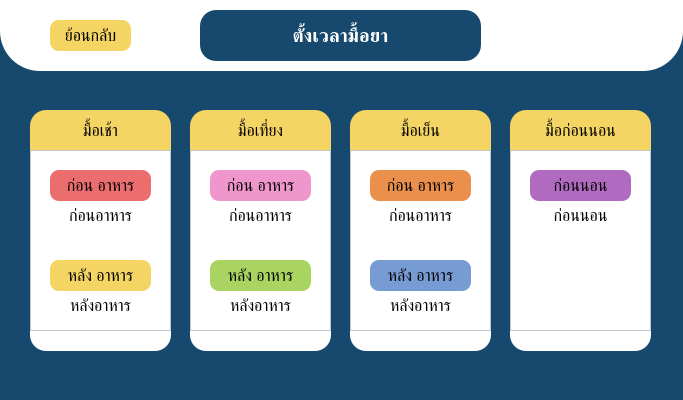
<?xml version="1.0" encoding="UTF-8"?>
<ui version="4.0">
 <class>select_time</class>
 <widget class="QMainWindow" name="select_time">
  <property name="geometry">
   <rect>
    <x>0</x>
    <y>0</y>
    <width>683</width>
    <height>400</height>
   </rect>
  </property>
  <property name="windowTitle">
   <string>ตั้งเวลามื้อยา</string>
  </property>
  <property name="styleSheet">
   <string notr="true">
background-color: rgb(23, 73, 110);</string>
  </property>
  <widget class="QWidget" name="centralwidget">
   <widget class="QFrame" name="frame">
    <property name="geometry">
     <rect>
      <x>0</x>
      <y>-60</y>
      <width>683</width>
      <height>131</height>
     </rect>
    </property>
    <property name="styleSheet">
     <string notr="true">border-radius: 40px;
background-color: rgb(255, 255, 255);</string>
    </property>
    <property name="frameShape">
     <enum>QFrame::StyledPanel</enum>
    </property>
    <property name="frameShadow">
     <enum>QFrame::Raised</enum>
    </property>
    <widget class="QLabel" name="label">
     <property name="geometry">
      <rect>
       <x>200</x>
       <y>70</y>
       <width>281</width>
       <height>51</height>
      </rect>
     </property>
     <property name="font">
      <font>
       <pointsize>14</pointsize>
       <weight>75</weight>
       <bold>true</bold>
      </font>
     </property>
     <property name="styleSheet">
      <string notr="true">border-radius: 16px;
color: rgb(255, 255, 255);
background-color: rgb(23, 73, 110);</string>
     </property>
     <property name="frameShape">
      <enum>QFrame::Box</enum>
     </property>
     <property name="lineWidth">
      <number>1</number>
     </property>
     <property name="text">
      <string>ตั้งเวลามื้อยา</string>
     </property>
     <property name="textFormat">
      <enum>Qt::AutoText</enum>
     </property>
     <property name="scaledContents">
      <bool>false</bool>
     </property>
     <property name="alignment">
      <set>Qt::AlignCenter</set>
     </property>
     <property name="wordWrap">
      <bool>true</bool>
     </property>
    </widget>
    <widget class="QPushButton" name="add_back_pushButton">
     <property name="geometry">
      <rect>
       <x>50</x>
       <y>80</y>
       <width>81</width>
       <height>31</height>
      </rect>
     </property>
     <property name="font">
      <font>
       <pointsize>12</pointsize>
      </font>
     </property>
     <property name="styleSheet">
      <string notr="true">border-radius: 9px;
color: rgb(0, 0, 0);
background-color: rgb(244, 212, 99);</string>
     </property>
     <property name="text">
      <string>ย้อนกลับ</string>
     </property>
    </widget>
   </widget>
   <widget class="QFrame" name="frame_9">
    <property name="geometry">
     <rect>
      <x>350</x>
      <y>150</y>
      <width>141</width>
      <height>181</height>
     </rect>
    </property>
    <property name="styleSheet">
     <string notr="true">background-color: rgb(255, 255, 255);</string>
    </property>
    <property name="frameShape">
     <enum>QFrame::StyledPanel</enum>
    </property>
    <property name="frameShadow">
     <enum>QFrame::Raised</enum>
    </property>
    <widget class="QLabel" name="bd_label">
     <property name="geometry">
      <rect>
       <x>10</x>
       <y>50</y>
       <width>121</width>
       <height>31</height>
      </rect>
     </property>
     <property name="font">
      <font>
       <pointsize>12</pointsize>
      </font>
     </property>
     <property name="text">
      <string>ก่อนอาหาร</string>
     </property>
     <property name="alignment">
      <set>Qt::AlignCenter</set>
     </property>
    </widget>
    <widget class="QLabel" name="ad_label">
     <property name="geometry">
      <rect>
       <x>10</x>
       <y>140</y>
       <width>121</width>
       <height>31</height>
      </rect>
     </property>
     <property name="font">
      <font>
       <pointsize>12</pointsize>
      </font>
     </property>
     <property name="text">
      <string>หลังอาหาร</string>
     </property>
     <property name="alignment">
      <set>Qt::AlignCenter</set>
     </property>
    </widget>
   </widget>
   <widget class="QFrame" name="frame_12">
    <property name="geometry">
     <rect>
      <x>510</x>
      <y>150</y>
      <width>141</width>
      <height>181</height>
     </rect>
    </property>
    <property name="styleSheet">
     <string notr="true">background-color: rgb(255, 255, 255);</string>
    </property>
    <property name="frameShape">
     <enum>QFrame::StyledPanel</enum>
    </property>
    <property name="frameShadow">
     <enum>QFrame::Raised</enum>
    </property>
    <widget class="QLabel" name="bbed_label">
     <property name="geometry">
      <rect>
       <x>10</x>
       <y>50</y>
       <width>121</width>
       <height>31</height>
      </rect>
     </property>
     <property name="font">
      <font>
       <pointsize>12</pointsize>
      </font>
     </property>
     <property name="text">
      <string>ก่อนนอน</string>
     </property>
     <property name="alignment">
      <set>Qt::AlignCenter</set>
     </property>
    </widget>
   </widget>
   <widget class="QFrame" name="frame_5">
    <property name="geometry">
     <rect>
      <x>30</x>
      <y>150</y>
      <width>141</width>
      <height>181</height>
     </rect>
    </property>
    <property name="styleSheet">
     <string notr="true">background-color: rgb(255, 255, 255);</string>
    </property>
    <property name="frameShape">
     <enum>QFrame::StyledPanel</enum>
    </property>
    <property name="frameShadow">
     <enum>QFrame::Raised</enum>
    </property>
    <widget class="QLabel" name="bb_label">
     <property name="geometry">
      <rect>
       <x>10</x>
       <y>50</y>
       <width>121</width>
       <height>31</height>
      </rect>
     </property>
     <property name="font">
      <font>
       <pointsize>12</pointsize>
      </font>
     </property>
     <property name="text">
      <string>ก่อนอาหาร</string>
     </property>
     <property name="alignment">
      <set>Qt::AlignCenter</set>
     </property>
    </widget>
    <widget class="QLabel" name="ab_label">
     <property name="geometry">
      <rect>
       <x>10</x>
       <y>140</y>
       <width>121</width>
       <height>31</height>
      </rect>
     </property>
     <property name="font">
      <font>
       <pointsize>12</pointsize>
      </font>
     </property>
     <property name="text">
      <string>หลังอาหาร</string>
     </property>
     <property name="alignment">
      <set>Qt::AlignCenter</set>
     </property>
    </widget>
   </widget>
   <widget class="QFrame" name="frame_8">
    <property name="geometry">
     <rect>
      <x>350</x>
      <y>310</y>
      <width>141</width>
      <height>41</height>
     </rect>
    </property>
    <property name="styleSheet">
     <string notr="true">border-radius: 16px;
background-color: rgb(255, 255, 255);</string>
    </property>
    <property name="frameShape">
     <enum>QFrame::StyledPanel</enum>
    </property>
    <property name="frameShadow">
     <enum>QFrame::Raised</enum>
    </property>
   </widget>
   <widget class="QFrame" name="frame_10">
    <property name="geometry">
     <rect>
      <x>350</x>
      <y>110</y>
      <width>141</width>
      <height>61</height>
     </rect>
    </property>
    <property name="styleSheet">
     <string notr="true">border-radius: 16px;
background-color: rgb(244, 212, 99);</string>
    </property>
    <property name="frameShape">
     <enum>QFrame::StyledPanel</enum>
    </property>
    <property name="frameShadow">
     <enum>QFrame::Raised</enum>
    </property>
    <widget class="QLabel" name="d_label">
     <property name="geometry">
      <rect>
       <x>10</x>
       <y>0</y>
       <width>121</width>
       <height>41</height>
      </rect>
     </property>
     <property name="font">
      <font>
       <pointsize>12</pointsize>
      </font>
     </property>
     <property name="text">
      <string>มื้อเย็น</string>
     </property>
     <property name="alignment">
      <set>Qt::AlignCenter</set>
     </property>
    </widget>
   </widget>
   <widget class="QFrame" name="frame_2">
    <property name="geometry">
     <rect>
      <x>30</x>
      <y>110</y>
      <width>141</width>
      <height>61</height>
     </rect>
    </property>
    <property name="styleSheet">
     <string notr="true">border-radius: 16px;
background-color: rgb(244, 212, 99);</string>
    </property>
    <property name="frameShape">
     <enum>QFrame::StyledPanel</enum>
    </property>
    <property name="frameShadow">
     <enum>QFrame::Raised</enum>
    </property>
    <widget class="QLabel" name="b_label">
     <property name="geometry">
      <rect>
       <x>10</x>
       <y>0</y>
       <width>121</width>
       <height>41</height>
      </rect>
     </property>
     <property name="font">
      <font>
       <pointsize>12</pointsize>
      </font>
     </property>
     <property name="text">
      <string>มื้อเช้า</string>
     </property>
     <property name="alignment">
      <set>Qt::AlignCenter</set>
     </property>
    </widget>
   </widget>
   <widget class="QFrame" name="frame_13">
    <property name="geometry">
     <rect>
      <x>510</x>
      <y>310</y>
      <width>141</width>
      <height>41</height>
     </rect>
    </property>
    <property name="styleSheet">
     <string notr="true">border-radius: 16px;
background-color: rgb(255, 255, 255);</string>
    </property>
    <property name="frameShape">
     <enum>QFrame::StyledPanel</enum>
    </property>
    <property name="frameShadow">
     <enum>QFrame::Raised</enum>
    </property>
   </widget>
   <widget class="QFrame" name="frame_6">
    <property name="geometry">
     <rect>
      <x>190</x>
      <y>150</y>
      <width>141</width>
      <height>181</height>
     </rect>
    </property>
    <property name="styleSheet">
     <string notr="true">background-color: rgb(255, 255, 255);</string>
    </property>
    <property name="frameShape">
     <enum>QFrame::StyledPanel</enum>
    </property>
    <property name="frameShadow">
     <enum>QFrame::Raised</enum>
    </property>
    <widget class="QLabel" name="bl_label">
     <property name="geometry">
      <rect>
       <x>10</x>
       <y>50</y>
       <width>121</width>
       <height>31</height>
      </rect>
     </property>
     <property name="font">
      <font>
       <pointsize>12</pointsize>
      </font>
     </property>
     <property name="text">
      <string>ก่อนอาหาร</string>
     </property>
     <property name="alignment">
      <set>Qt::AlignCenter</set>
     </property>
    </widget>
    <widget class="QLabel" name="al_label">
     <property name="geometry">
      <rect>
       <x>10</x>
       <y>140</y>
       <width>121</width>
       <height>31</height>
      </rect>
     </property>
     <property name="font">
      <font>
       <pointsize>12</pointsize>
      </font>
     </property>
     <property name="text">
      <string>หลังอาหาร</string>
     </property>
     <property name="alignment">
      <set>Qt::AlignCenter</set>
     </property>
    </widget>
   </widget>
   <widget class="QFrame" name="frame_7">
    <property name="geometry">
     <rect>
      <x>190</x>
      <y>310</y>
      <width>141</width>
      <height>41</height>
     </rect>
    </property>
    <property name="styleSheet">
     <string notr="true">border-radius: 16px;
background-color: rgb(255, 255, 255);</string>
    </property>
    <property name="frameShape">
     <enum>QFrame::StyledPanel</enum>
    </property>
    <property name="frameShadow">
     <enum>QFrame::Raised</enum>
    </property>
   </widget>
   <widget class="QFrame" name="frame_4">
    <property name="geometry">
     <rect>
      <x>30</x>
      <y>310</y>
      <width>141</width>
      <height>41</height>
     </rect>
    </property>
    <property name="styleSheet">
     <string notr="true">border-radius: 16px;
background-color: rgb(255, 255, 255);</string>
    </property>
    <property name="frameShape">
     <enum>QFrame::StyledPanel</enum>
    </property>
    <property name="frameShadow">
     <enum>QFrame::Raised</enum>
    </property>
   </widget>
   <widget class="QFrame" name="frame_11">
    <property name="geometry">
     <rect>
      <x>510</x>
      <y>110</y>
      <width>141</width>
      <height>61</height>
     </rect>
    </property>
    <property name="styleSheet">
     <string notr="true">border-radius: 16px;
background-color: rgb(244, 212, 99);</string>
    </property>
    <property name="frameShape">
     <enum>QFrame::StyledPanel</enum>
    </property>
    <property name="frameShadow">
     <enum>QFrame::Raised</enum>
    </property>
    <widget class="QLabel" name="bed_label">
     <property name="geometry">
      <rect>
       <x>20</x>
       <y>0</y>
       <width>101</width>
       <height>41</height>
      </rect>
     </property>
     <property name="font">
      <font>
       <pointsize>12</pointsize>
      </font>
     </property>
     <property name="text">
      <string>มื้อก่อนนอน</string>
     </property>
     <property name="alignment">
      <set>Qt::AlignCenter</set>
     </property>
    </widget>
   </widget>
   <widget class="QFrame" name="frame_3">
    <property name="geometry">
     <rect>
      <x>190</x>
      <y>110</y>
      <width>141</width>
      <height>61</height>
     </rect>
    </property>
    <property name="styleSheet">
     <string notr="true">border-radius: 16px;
background-color: rgb(244, 212, 99);</string>
    </property>
    <property name="frameShape">
     <enum>QFrame::StyledPanel</enum>
    </property>
    <property name="frameShadow">
     <enum>QFrame::Raised</enum>
    </property>
    <widget class="QLabel" name="l_label">
     <property name="geometry">
      <rect>
       <x>10</x>
       <y>0</y>
       <width>121</width>
       <height>41</height>
      </rect>
     </property>
     <property name="font">
      <font>
       <pointsize>12</pointsize>
      </font>
     </property>
     <property name="text">
      <string>มื้อเที่ยง</string>
     </property>
     <property name="alignment">
      <set>Qt::AlignCenter</set>
     </property>
    </widget>
   </widget>
   <widget class="QPushButton" name="bb_pushButton">
    <property name="geometry">
     <rect>
      <x>50</x>
      <y>170</y>
      <width>101</width>
      <height>31</height>
     </rect>
    </property>
    <property name="font">
     <font>
      <pointsize>12</pointsize>
     </font>
    </property>
    <property name="styleSheet">
     <string notr="true">border-radius: 9px;
color: rgb(0, 0, 0);
background-color: rgb(235, 109, 109);</string>
    </property>
    <property name="text">
     <string>ก่อน อาหาร</string>
    </property>
   </widget>
   <widget class="QPushButton" name="ab_pushButton">
    <property name="geometry">
     <rect>
      <x>50</x>
      <y>260</y>
      <width>101</width>
      <height>31</height>
     </rect>
    </property>
    <property name="font">
     <font>
      <pointsize>12</pointsize>
     </font>
    </property>
    <property name="styleSheet">
     <string notr="true">border-radius: 9px;
color: rgb(0, 0, 0);
background-color: rgb(244, 212, 99);</string>
    </property>
    <property name="text">
     <string>หลัง อาหาร</string>
    </property>
   </widget>
   <widget class="QPushButton" name="bl_pushButton">
    <property name="geometry">
     <rect>
      <x>210</x>
      <y>170</y>
      <width>101</width>
      <height>31</height>
     </rect>
    </property>
    <property name="font">
     <font>
      <pointsize>12</pointsize>
     </font>
    </property>
    <property name="styleSheet">
     <string notr="true">border-radius: 9px;
color: rgb(0, 0, 0);
background-color: rgb(239, 151, 204);
</string>
    </property>
    <property name="text">
     <string>ก่อน อาหาร</string>
    </property>
   </widget>
   <widget class="QPushButton" name="al_pushButton">
    <property name="geometry">
     <rect>
      <x>210</x>
      <y>260</y>
      <width>101</width>
      <height>31</height>
     </rect>
    </property>
    <property name="font">
     <font>
      <pointsize>12</pointsize>
     </font>
    </property>
    <property name="styleSheet">
     <string notr="true">border-radius: 9px;
color: rgb(0, 0, 0);
background-color: rgb(169, 212, 98);</string>
    </property>
    <property name="text">
     <string>หลัง อาหาร</string>
    </property>
   </widget>
   <widget class="QPushButton" name="bd_pushButton">
    <property name="geometry">
     <rect>
      <x>370</x>
      <y>170</y>
      <width>101</width>
      <height>31</height>
     </rect>
    </property>
    <property name="font">
     <font>
      <pointsize>12</pointsize>
     </font>
    </property>
    <property name="styleSheet">
     <string notr="true">border-radius: 9px;
color: rgb(0, 0, 0);
background-color: rgb(235, 143, 76);
</string>
    </property>
    <property name="text">
     <string>ก่อน อาหาร</string>
    </property>
   </widget>
   <widget class="QPushButton" name="ad_pushButton">
    <property name="geometry">
     <rect>
      <x>370</x>
      <y>260</y>
      <width>101</width>
      <height>31</height>
     </rect>
    </property>
    <property name="font">
     <font>
      <pointsize>12</pointsize>
     </font>
    </property>
    <property name="styleSheet">
     <string notr="true">border-radius: 9px;
color: rgb(0, 0, 0);
background-color: rgb(119, 156, 212);
</string>
    </property>
    <property name="text">
     <string>หลัง อาหาร</string>
    </property>
   </widget>
   <widget class="QPushButton" name="bbed_pushButton">
    <property name="geometry">
     <rect>
      <x>530</x>
      <y>170</y>
      <width>101</width>
      <height>31</height>
     </rect>
    </property>
    <property name="font">
     <font>
      <pointsize>12</pointsize>
     </font>
    </property>
    <property name="styleSheet">
     <string notr="true">border-radius: 9px;
color: rgb(0, 0, 0);
background-color: rgb(176, 107, 193);
</string>
    </property>
    <property name="text">
     <string>ก่อนนอน</string>
    </property>
   </widget>
   <zorder>frame_13</zorder>
   <zorder>frame_3</zorder>
   <zorder>frame_11</zorder>
   <zorder>frame_10</zorder>
   <zorder>frame_8</zorder>
   <zorder>frame_7</zorder>
   <zorder>frame_4</zorder>
   <zorder>frame_2</zorder>
   <zorder>frame</zorder>
   <zorder>frame_9</zorder>
   <zorder>frame_12</zorder>
   <zorder>frame_5</zorder>
   <zorder>frame_6</zorder>
   <zorder>bb_pushButton</zorder>
   <zorder>ab_pushButton</zorder>
   <zorder>bl_pushButton</zorder>
   <zorder>al_pushButton</zorder>
   <zorder>bd_pushButton</zorder>
   <zorder>ad_pushButton</zorder>
   <zorder>bbed_pushButton</zorder>
  </widget>
 </widget>
 <resources/>
 <connections/>
</ui>
